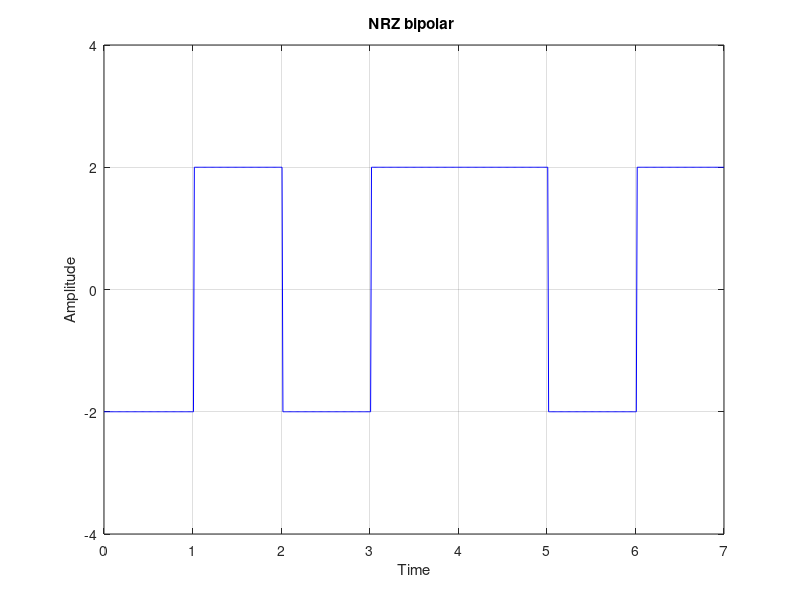

This figure's MATLAB source:
 clc;clear;
 close all;
 
 n=[0 1 0 1 1 0 1];
     %xx = input('Input Voltage Level: ');
 f=1;xx=2;
 for m=1:length(n);
   if n(m)==1
       nn(m)=1*xx;
   else
       nn(m)=-1*xx;
   end
 end
 
 i=1;
 t=0:0.01:length(n);
 for j=1:length(t)
     if t(j)<=i
         y(j)=nn(i);
     else
         y(j)=nn(i);
         i=i+1;
     endif
 endfor
 
 plot(t,y,'b');
 axis([0 length(n) -(xx+2) (xx+2)]);
 title('NRZ bipolar ');
 xlabel('Time');
 ylabel('Amplitude');
 grid on;
 
 
 
 
 